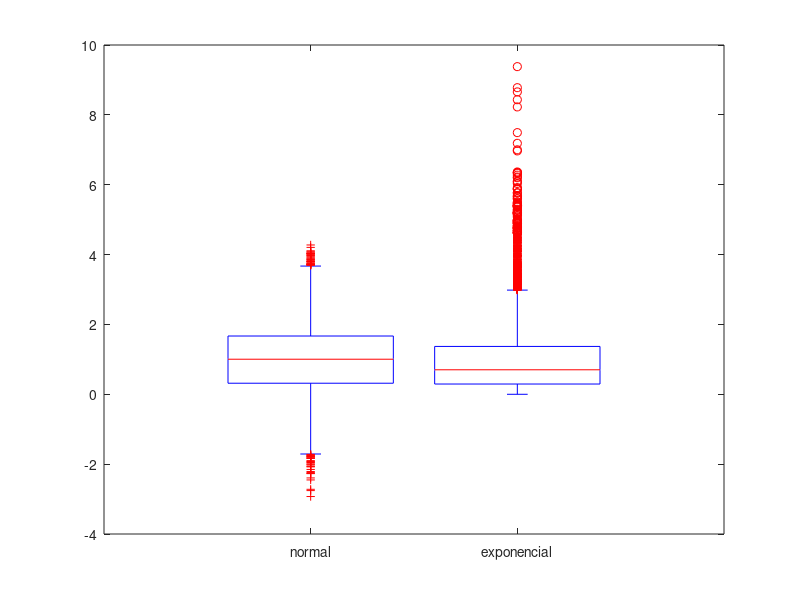

Recreate this plot in MATLAB.
pkg load statisticsrand ("seed", 1234)% numero de muestrasN = 10000;% vector aleatorio normal N(1,1)X = 1+randn(N,1);% defino el parametro lambdalambda = 1;% genero las muestras exponenciales de parametro lambdaY = exprnd(lambda, N,1);boxplot({X,Y})axis ([0,3]);set(gca (), "xtick", [1 2], "xticklabel", {"normal", "exponencial"})